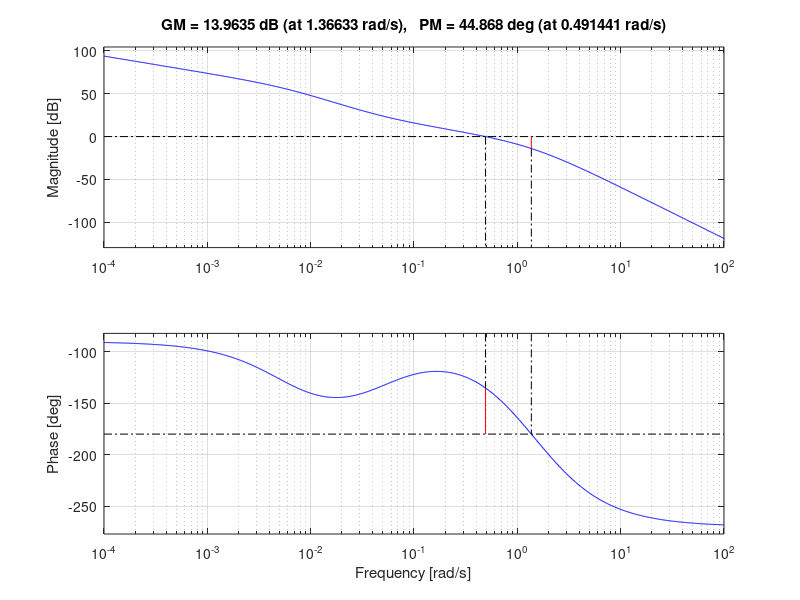

Write MATLAB code to recreate this figure.
clear all 
close all
s = tf('s')

% The system is

G = 1/(s*(s+1)*(0.5*s+1));

% Spec 1: Kv = 5;
% Spec 2: Phi_m > 40 deg
% Spec 3: gm > 10dB

%% Lag compensator
% For a lag controller we have
% C = Kc (T*s+1)/(beta*T*s+1)
% We need to design Kc, beta, and T

%% Spec 1: Kv = 20
% We compute Kv as
% Kv = lim_{s \to 0} s L(s) = Kc
% Then, we choose

Kc = 5;

% The bode plot with this gain is given by

margin(Kc*G)

%% Spec 2: phi_m > 40
% The goal is to achieve a phase margin of at least 40 degrees (targeting around 50). The desired gain crossover frequency is near 0.5 rad/s, where the magnitude is roughly 19 dB. We want to reduce the gain at this frequency to achieve the desired phase margin. To calculate beta, we use the relation:
% 20 log (beta) = 19 dB
% which gives

beta = 10^(19/20);

% Finally, to choose T, we place the zero of the lag compensator one decade below the new gain crossover frequency to ensure minimal impact on phase margin:

T = 10/0.5;

% This gives the lag compensator

C = Kc * (T*s+1)/(beta*T*s+1);

% with bode plot

margin(C*G)

% This design meets all specifications.
